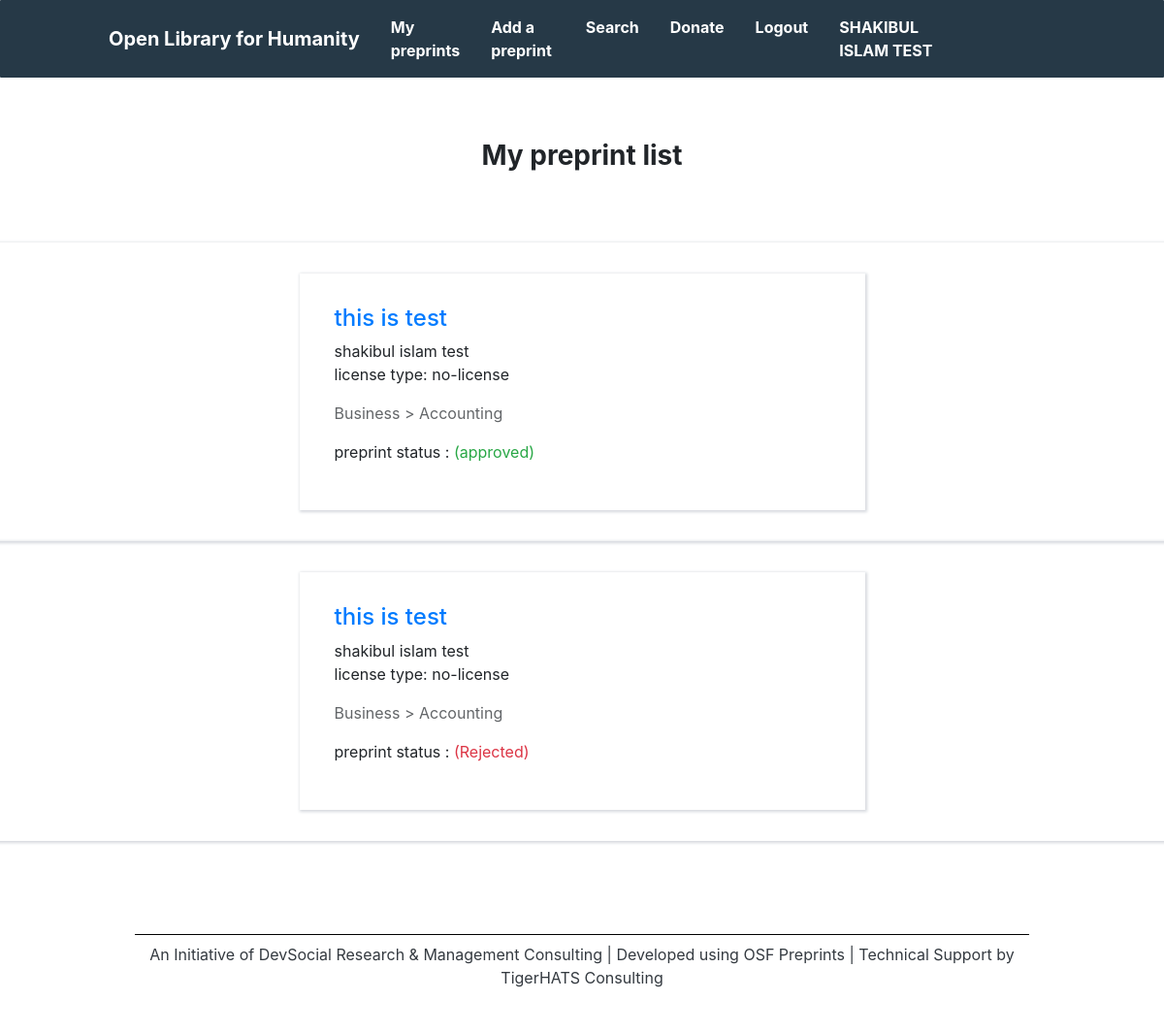
Before: /dashboard/my_preprints/ (signed in) with the older database file.
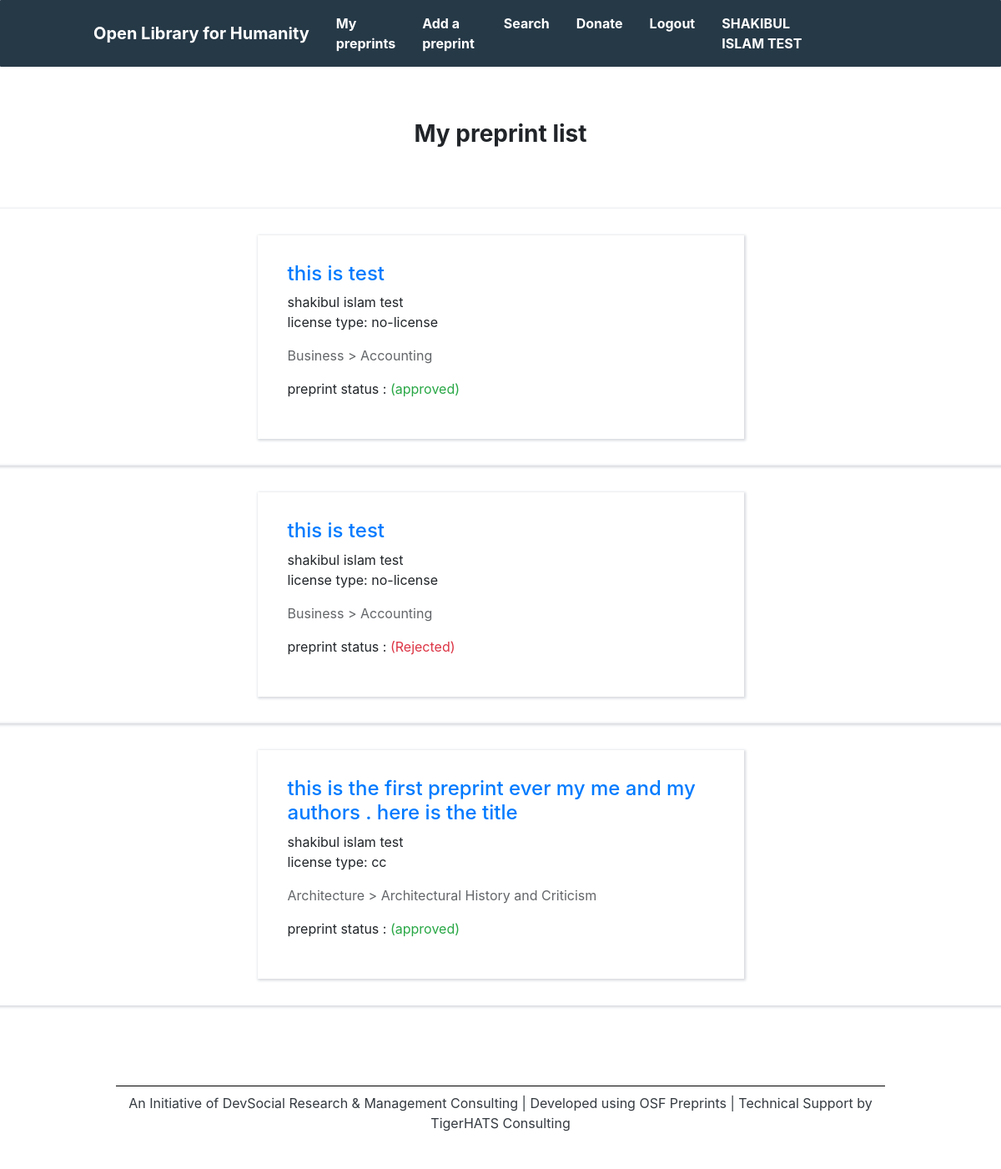
After: the same page with the newer database file.
### accounts/models.py (models this page shows, shortened)
class User(AbstractBaseUser, PermissionsMixin):
    full_name=models.CharField(_('full_name'),max_length=25,blank=False,null=False)
    email = models.EmailField(_('email'), blank=False,unique=True)
    is_staff = models.BooleanField(
        _('staff status'),
        default=False,
        help_text=_('Designates whether the user can log into this admin site.'),
    )
    is_active = models.BooleanField(
        _('active'),
        default=True,
        help_text=_(
            'Designates whether this user should be treated as active. '
            'Unselect this instead of deleting accounts.'
        ),
    )
    date_joined = models.DateTimeField(_('date joined'), default=timezone.now)
    objects = UserManager()
    USERNAME_FIELD = 'email'
    REQUIRED_FIELDS = ['full_name']
    class Meta:
        verbose_name = _('users')
        verbose_name_plural = _('users')
        swappable = 'AUTH_USER_MODEL'

### dashboard/models.py (models this page shows, shortened)
class PreprintDetails(models.Model):
	date = models.DateField(auto_now_add=True,auto_now=False)
	service = models.CharField(null=True,blank=True,max_length=40)
	file = models.FileField(null=True,upload_to='media',blank=True)
	title = models.CharField(null=True,blank=True,max_length=250)
	public_data_link = models.CharField(null=True,blank=True,max_length=50)
	public_data_not_available_describe = models.TextField(null=True,blank=True)
	type_available_link = models.CharField(null=True,blank=True,max_length=100)
	type_available_link_type = models.CharField(null=True,blank=True,max_length=100)
	type_not_availabe_description = models.TextField(null=True,blank=True)
	license_type = models.CharField(null=True,blank=True,max_length=40)
	year = models.CharField(null=True,blank=True,max_length=30)
	copyright_holder = models.CharField(null=True,blank=True,max_length=110)
	doi = models.CharField(null=True,blank=True,max_length=30)
	pubdate=models.CharField(null=True,blank=True,max_length=12)
	keywords = models.CharField(null=True,blank=True,max_length=250)
	absctract = models.TextField(null=True,blank=True)
	selected_main_taxonomy = models.CharField(null=True,blank=True,max_length=240)
	selected_texonomy = models.CharField(null=True,blank=True,max_length=300)
	authors= models.CharField(null=True,blank=True,max_length=60)
	conflict_interest_describe = models.TextField(null=True,blank=True)
	default_author = models.ForeignKey(User,null=True,blank=True,max_length=30,on_delete=models.CASCADE)
	approved = models.BooleanField(default=False)
	rejected = models.BooleanField(default=False)
	class Meta:
		verbose_name = 'preprint details'
		verbose_name_plural = 'preprint details'

### dashboard/views.py (the view)
# urls.py: path('my_preprints/',views.my_preprints,name='my_preprints')
@login_required(login_url='/accounts/login/')
def my_preprints(request):
	if request.method == 'GET':
		f=PreprintDetails.objects.filter(default_author=request.user)
		page = request.GET.get('page', 1)
		paginator = Paginator(f, 8)
		try:
			results = paginator.page(page)
		except PageNotAnInteger:
			results = paginator.page(1)
		except EmptyPage:
			results = paginator.page(paginator.num_pages)
		return render(request,'my-preprints.html',{'results':results})

### templates/my-preprints.html (shortened to what this page needs)
{% extends 'base.html' %}
{% load static %}
{% block content %}
<div class="row justify-content-center" style="margin-bottom:4rem">
	<div class="col-md-6">
		<h3 class="text-center font-weight-bold" style="margin-top:4rem">My preprint list</h3>
</div>
</div>
          	{% if results %}
          	{% for result in results %}
<div class="row search-result-item justify-content-center">
          <div class="col-md-6 search-result-item">
            <h4 class="ml-1"><a href="{{result.file.url}}">{{result.title}}</a></h4>
            <span class="ml-1">{{result.default_author.full_name}}</span><br>
            <p class="text-italic ml-1">license type: {{result.license_type}}</p>
            <p style="opacity: 0.7" class="ml-1">{{result.selected_main_taxonomy}} > {{result.selected_texonomy}}</p>
            <p class="text-italic ml-1">preprint status : {% if result.approved %}<span class="text-success">(approved)</span>{% elif result.rejected %}<span class="text-danger">(Rejected)</span>{% else %} <span class="text-danger">(waiting for approval)</span>
            {% endif %}</p>
          </div>
 </div>
 {% endfor %}
            {% else %}
            <div class="row search-result-item justify-content-center">
            <div class="col-md-6">
            <h4 class="ml-1 text-center">You have not created any preprint !</h4>
        </div>
    </div>
            {% endif %}
{% endblock content %}

### templates/base.html (shortened to what this page needs)
{% load static %}
<!DOCTYPE html>
<html lang="en">
<head>
	<link rel="stylesheet" href="https://cdn.jsdelivr.net/npm/bootstrap@4.6.0/dist/css/bootstrap.min.css">
	<link rel="stylesheet" type="text/css" href="{% static 'css/style.css' %}">
  <link rel="stylesheet" href="https://cdnjs.cloudflare.com/ajax/libs/font-awesome/4.0.0/css/font-awesome.min.css" />
<link rel="stylesheet" href="https://cdnjs.cloudflare.com/ajax/libs/OwlCarousel2/2.3.4/assets/owl.carousel.min.css">
<link rel="stylesheet" href="https://cdnjs.cloudflare.com/ajax/libs/OwlCarousel2/2.3.4/assets/owl.theme.default.css">
<div class="brands">
</head>
<body>
<nav class="navbar navbar-expand-lg navbar-light  " style="background-color:#263947">
  <a class="navbar-brand text-white font-weight-bold logo" href="{% url 'index' %}">Open Library for Humanity</a>
  <div class="collapse navbar-collapse"  id="navbarNav" >
    <ul class="navbar-nav ml-auto nav-items">
      {% if request.user.is_authenticated %}
      <li class="nav-item active">
        <a class="nav-link text-white font-weight-bold" href="{% url 'my_preprints' %}">My preprints</a>
      </li>
      {% endif %}
      <li class="nav-item active">
        <a class="nav-link text-white font-weight-bold" href="{% url 'add_preprint' %}">Add a preprint</a>
      </li>
      <li class="nav-item active">
        <a class="nav-link text-white font-weight-bold" href="{% url 'preprint_query_page' %}">Search</a>
      </li>
      <li class="nav-item active">
        <a class="nav-link text-white font-weight-bold" href="{% url 'donation' %}">Donate</a>
      </li>
      {% if request.user.is_authenticated %}
      <li class="nav-item active">
        <a class="nav-link text-white font-weight-bold" href="{% url 'logout' %}">Logout</a>
      </li>
      <li class="nav-item active">
        <a class="nav-link text-white font-weight-bold text-uppercase" href="{% url 'update_profile' %}"> {{request.user.full_name}}</a>
      </li>
      {% endif %}
    </ul>
  </div>
</nav>
{% block content %}
{% endblock content %}
<section id="footer" style="margin-top:3rem">
  <div class="row justify-content-center">
    <div class="col-md-9 mt-4" style="border-top:1px solid black">
      <p class="text-center mt-2 text-dark  ">
        <a class="text-dark" href="https://devsocial.org">An Initiative of DevSocial Research & Management Consulting</a>  | Developed using <a class="text-dark" href="https://osf.io/preprints">OSF Preprints</a>  | Technical Support by <a class="text-dark" href="https://tigerhats.com">TigerHATS Consulting</a></p>
    </div>
  </div>
</section>
</body>
</html>

### static/css/style.css (style rules this page uses)
.navbar-light { border-radius: 1px; }
.logo { margin-left: 6rem !important; }
.nav-items { margin-right: 12rem !important; }
.nav-items li { margin-left:0.5rem; margin-right: 0.5rem; }
ul { list-style-type: none; }
.search-result-item { padding-left: 2rem; padding-right: 2rem; padding-top: 2rem; padding-bottom: 2rem; box-shadow: 1px 1px 3px 1px #d5d8de; }
.brands { width: 100%; padding-bottom: 90px }

Changed rows visible on the page:
added PreprintDetails: title "this is the first preprint ever my me and my authors . here is the title", default_author.full_name "shakibul islam test", license_type "cc", selected_main_taxonomy "Architecture", selected_texonomy "Architectural History and Criticism", approved "(approved)"
